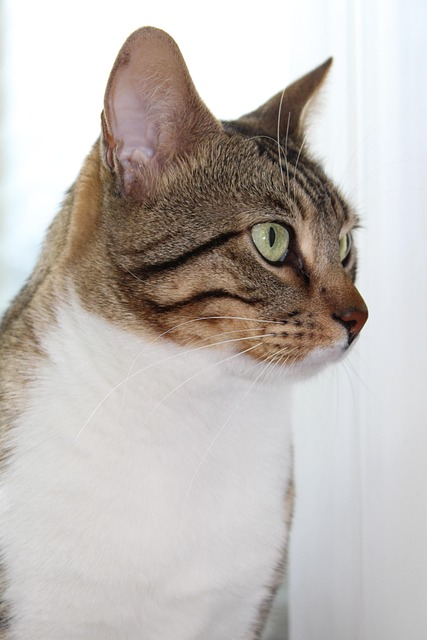
#> input picture openCV/cat.jpg, 427 x 640 px, found by its file name
$ python Imageaug.py
#> lines starting #> are read from the running program, lines starting #| are printed output that depends on the picture
import cv2
#좌우 대칭
img=cv2.imread('openCV\cat.jpg')
#> img is the input picture: shape (640, 427, 3); mean B, G, R 182.4, 186.5, 192.5
flip_horizontal=cv2.flip(img,1) #1:좌우대칭,0:상하대칭,-1:상하좌우대칭
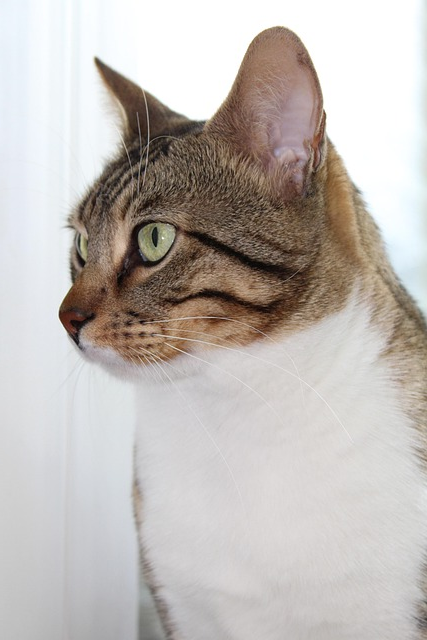
#> flip_horizontal: shape (640, 427, 3); mean B, G, R 182.4, 186.5, 192.5

cv2.imshow('img',img)
cv2.imshow('flip_horizontal',flip_horizontal)


#상하 대칭
flip_vertical=cv2.flip(img,0)
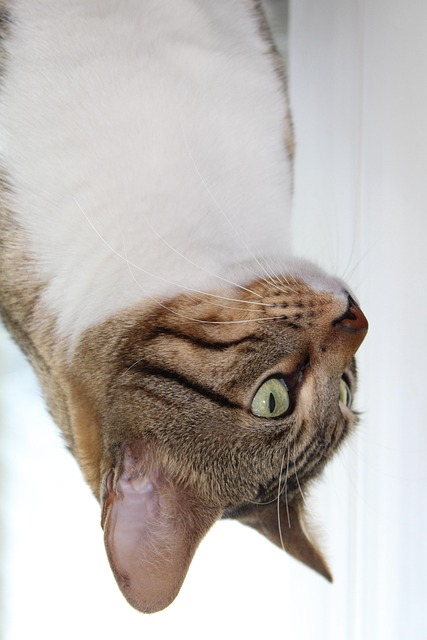
#> flip_vertical: shape (640, 427, 3); mean B, G, R 182.4, 186.5, 192.5
cv2.imshow('flip_vertical',flip_vertical)

#상하좌우대칭
flip_horizontal_vertical=cv2.flip(img,-1)
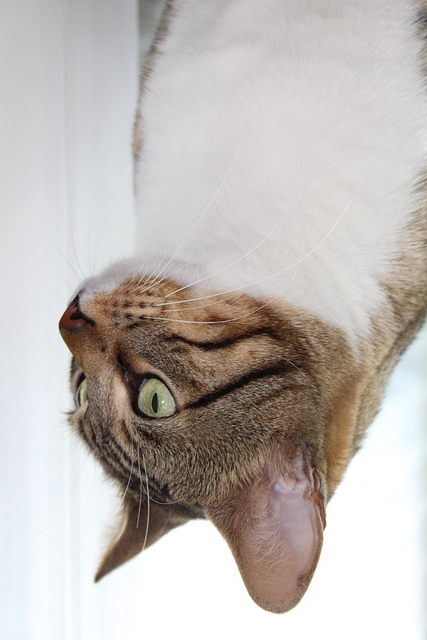
#> flip_horizontal_vertical: shape (640, 427, 3); mean B, G, R 182.4, 186.5, 192.5
cv2.imshow('flip_horizontal_vertical',flip_horizontal_vertical)

cv2.waitKey(0)
cv2.destroyAllWindows()
